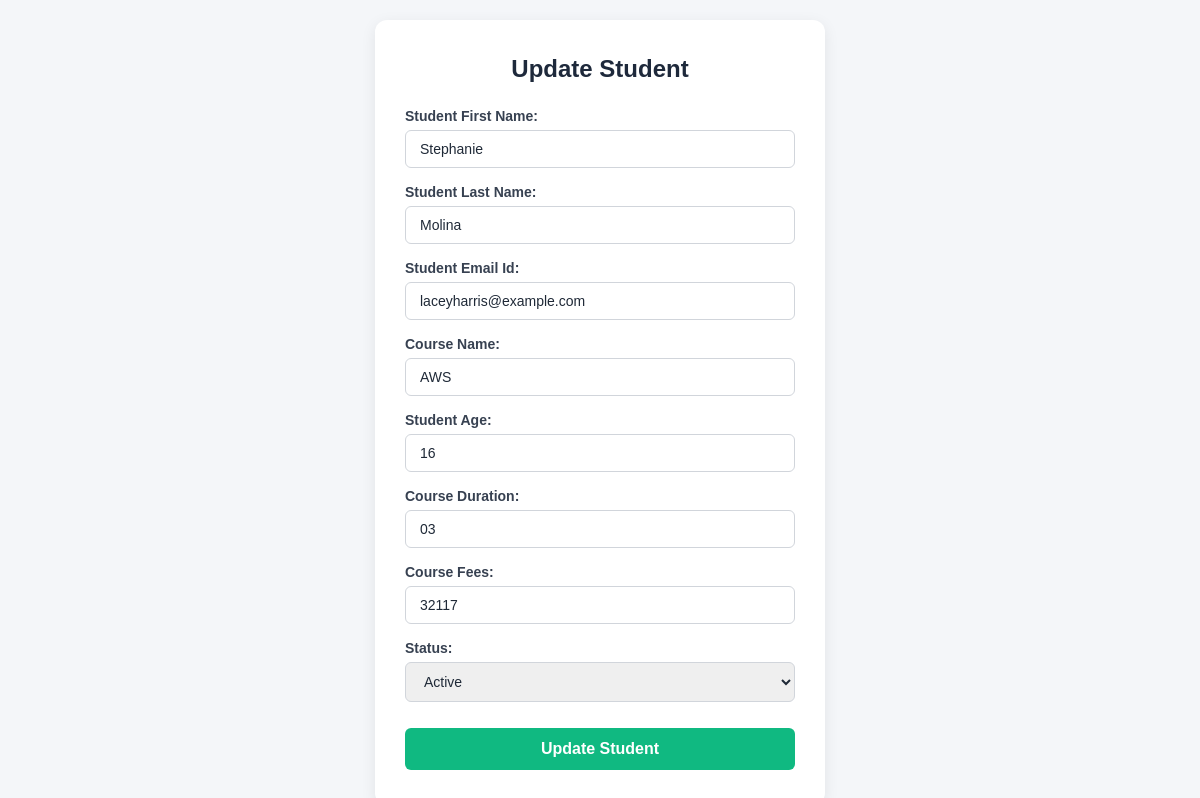
The page /editstudent/2364 (signed in) on the database its author committed.
### testapp/models.py (models this page shows)
class Student(models.Model):
    student_First_Name = models.CharField(max_length = 150)
    student_Last_Name = models.CharField(max_length = 150)
    student_Email_Id =  models.EmailField()
    course_Name = models.CharField(max_length = 150)
    student_Age =  models.IntegerField()
    course_Duration = models.CharField(max_length=20, default='3 Months')
    course_Fees =  models.IntegerField()
    STATUS_CHOICES = [
        ('Active', 'Active'),
        ('Completed', 'Completed'),
        ('Enrolled', 'Enrolled'),
    ]
    status = models.CharField(max_length=20, choices=STATUS_CHOICES, default='Active')

### testapp/views.py (the view)
# urls.py: path('editstudent/<int:id>',views.editstudent_view),
def editstudent_view(request,id):
    if not request.user.is_authenticated or not request.user.is_staff:
        messages.error(request, "Access Denied: Only teachers can edit student records.")
        return redirect('/accounts/login/')
    student = get_object_or_404(Student, id=id)
    form = StudentForm(instance=student)
    stu  = Student.objects.get(id=id)
    form=StudentForm(instance=stu)
    if request.method== 'POST':
        form=StudentForm(request.POST,instance=stu)
        if form.is_valid():
            form.save()
            return HttpResponseRedirect('/')
    return render(request, 'editstudent.html',{'form':form})

### testapp/forms.py
class StudentForm(forms.ModelForm):
    class Meta :
        model = Student
        fields = '__all__'

### templates/editstudent.html (shortened to what this page needs)
{% load static %}
<!DOCTYPE html>
<html lang="en">
<head>
    <link rel="stylesheet" href="{% static 'css/addstudent.css' %}">
</head>
<body>
    <div class="form-card">
        <h2>Update Student</h2>
        <form method="POST">
            {{ form.as_p }}
            <button type="submit" class="btn-submit" onclick="return confirm('Successfully Updated!');">Update Student</button>
        </form>
    </div>
</body>
</html>

### static/css/addstudent.css (style rules this page uses)
* { margin: 0; padding: 0; box-sizing: border-box; font-family: Arial, sans-serif; }
body { background-color: #f4f6f9; min-height: 100vh; display: flex; justify-content: center; align-items: center; padding: 20px; }
.form-card { background-color: #ffffff; width: 100%; max-width: 450px; padding: 35px 30px; border-radius: 12px; box-shadow: 0 4px 15px rgba(0, 0, 0, 0.08); }
.form-card h2 { text-align: center; color: #1e293b; margin-bottom: 25px; font-size: 24px; font-weight: 700; }
form p { display: flex; flex-direction: column; margin-bottom: 16px; }
label { font-size: 14px; font-weight: 600; color: #374151; margin-bottom: 6px; }
input[type="text"], input[type="email"], input[type="number"], select { width: 100%; padding: 10px 14px; border: 1px solid #d1d5db; border-radius: 6px; font-size: 14px; color: #1f2937; outline: none; transition: border-color 0.2s, box-shadow 0.2s; }
.btn-submit { width: 100%; background-color: #10b981; color: #ffffff; padding: 12px 0; border: none; border-radius: 6px; font-size: 16px; font-weight: 600; cursor: pointer; margin-top: 10px; transition: background-color 0.2s ease; }

### rows shown on the page
Student: student_First_Name "Stephanie", student_Last_Name "Molina", student_Email_Id "laceyharris@example.com", course_Name "AWS", student_Age "16", course_Duration "03", course_Fees "32117", status "Active"
